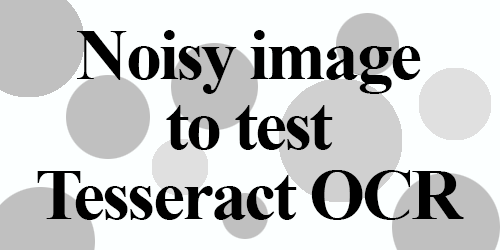
#> input picture src/example/example_01.png, 500 x 250 px
$ python random_filter_control_points.py 3 3
#> lines starting #> are read from the running program, lines starting #| are printed output that depends on the picture; after the words box and inside, x2 and y2 are one past the last pixel; in counts of white or black regions, pixels touching at a corner belong together
import numpy as np
import cv2
from skimage import img_as_ubyte
from skimage.util import invert
from tkinter import filedialog, Tk
import os
import sys
from PIL import Image
import math
import random


def PILcv2(image):
    return Image.fromarray(image)


def cv2PIL(image):
    return np.asarray(image)


def processPart(image, x1, y1, x2, y2):
    points = []
    for y in range(y1, y2 + 1):
        for x in range(x1, x2 + 1):
            point = []
            if image[x, y] == 0:
                print(image[x, y])
                point.append(x)
                point.append(y)
                points.append(point)
    return points


def random_filter():
    if len(sys.argv) == 1:
        exit()

    n = int(sys.argv[1])
    root = Tk()
    root.withdraw()
    root.filename = filedialog.askopenfilename(initialdir="/Users/martinmrugala/Desktop/GP_III",
                                               title="Select file", filetypes=(("png files", "*.png"), ("all files", "*.*")))
#> the answer given: ../example/example_01.png
    path2 = os.path.splitext(os.path.split(root.filename)[1])[0]
    directory = os.path.dirname(root.filename)
    root.destroy()

    img = cv2.imread(root.filename)
#> img is the input picture: shape (250, 500, 3); mean B, G, R 201.1, 201.1, 199.6
    img = cv2.cvtColor(img, cv2.COLOR_BGR2GRAY)
#> img: shape (250, 500)
    print(f"Size: {img.shape}")
#| Size: (250, 500)

    width = img.shape[0]
#> width = 250
    height = img.shape[1]
#> height = 500
    parts = []
    x_step = math.ceil(width / n)
#> x_step = 84
    y_step = math.ceil(height / n)
#> y_step = 167
    i = 1
    for y in range(0, height, y_step):
        for x in range(0, width, x_step):
            x1 = x
            x2 = x + x_step - 1
            if x2 >= width:
                x2 = width - 1
            y1 = y
            y2 = y + y_step - 1
            if y2 >= height:
                y2 = height - 1

            print(
                f"Square {i}:\n[{x1},{y1}]\t[{x2},{y1}]\n[{x1},{y2}]\t[{x2},{y2}]\n\n")
            parts.append(processPart(img, x1, y1, x2, y2))
            i += 1
#> this loop made 3 passes
#> (printed output is left out)
#> after the loop, i = 10; parts = 9 items
    i2 = 1
#> i2 = 1
    for part in parts:
        print(f"Part: {i2}")
        i2 += 1
        for point in part:
            print(f"Point: [{point[0]},{point[1]}]")
#> this loop made 9 passes
#> part on pass 2: []
#> after the loop, i2 = 10

    if len(sys.argv) == 2:
        exit()

    n = int(sys.argv[2])
    img2 = np.zeros(shape=img.shape)
    img2 = img_as_ubyte(img2)
    img2 = invert(img2)

    checked = np.zeros(sum(len(part) > 0 for part in parts))
#> checked = [0, 0, 0, 0, 0, 0, 0, 0]
    n_checked = 0
    index = random.randint(0, len(checked) - 1 - n_checked)
#> index = 6
    parts2 = [part for part in parts if len(part) > 0]
#> parts2 = 8 items

    while(n > 0):
        print(index)
        if len(parts2[index]) != 0:
            rand_index = random.randint(0, len(parts2[index]) - 1)
            img2[parts2[index][rand_index][0],
                 parts2[index][rand_index][1]] = 0
            parts2[index].pop(rand_index)
            n -= 1
        else:
            min_index = parts.index(max(parts, key=lambda part: len(part)))
            if len(parts[min_index]) == 0:
                break
        checked[index] = 1
        n_checked += 1
        if n_checked == len(checked):
            checked = np.zeros(len(checked))
        n_checked = n_checked % len(checked)
        index = random.randint(0, len(checked) - 1 - n_checked)
        i = 0
        temp = 0
        while(checked[temp] == 1):
            temp += 1
        while(i < index):
            if checked[temp] == 0:
                i += 1
            temp += 1
        index = temp
#> this loop made 3 passes
#> rand_index on passes 1 to 3: 97, 165, 2094
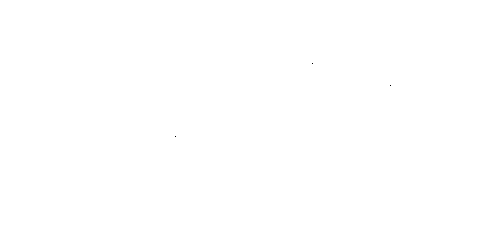
#> img2: shape (250, 500); 100% white; black in thin lines or dots, all inside (x1, y1, x2, y2) = (175, 63, 391, 137)
#> after the loop, checked = [0, 0, 1, 1, 0, 0, 1, 0]; n = 0; n_checked = 3

    size = (500, 500)
    img = cv2.resize(img, size)
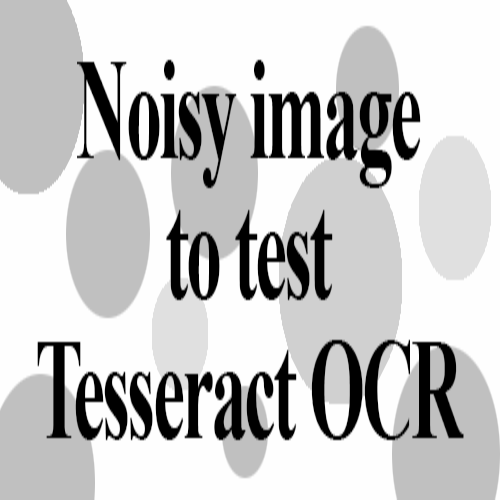
#> img: shape (500, 500); min 0, max 254, mean 200.6
    img3 = cv2.resize(img2, size)
    cv2.imshow('Original', img)
    cv2.imshow('Limited', img3)

    cv2.waitKey()

    cv2.imwrite(directory + '/' + path2 + '_filtered.png', img2)


if __name__ == '__main__':
    random_filter()
